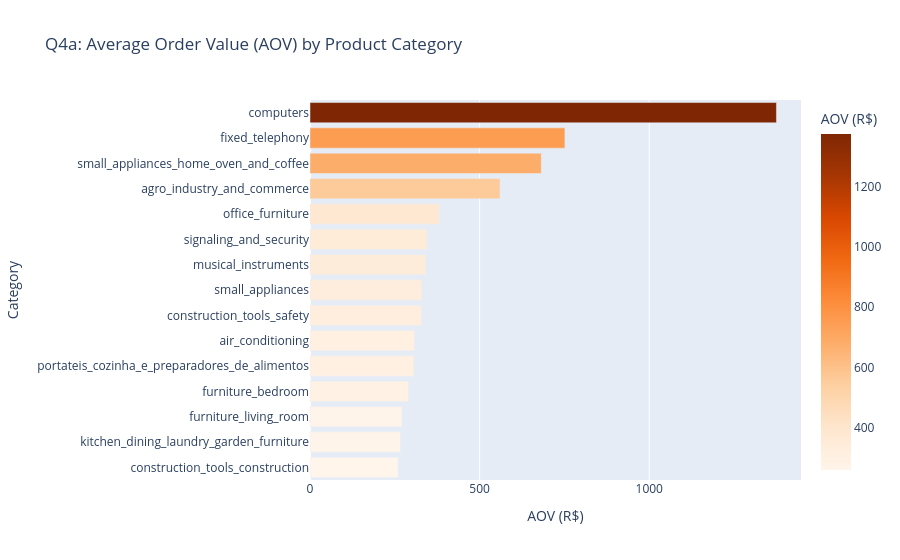
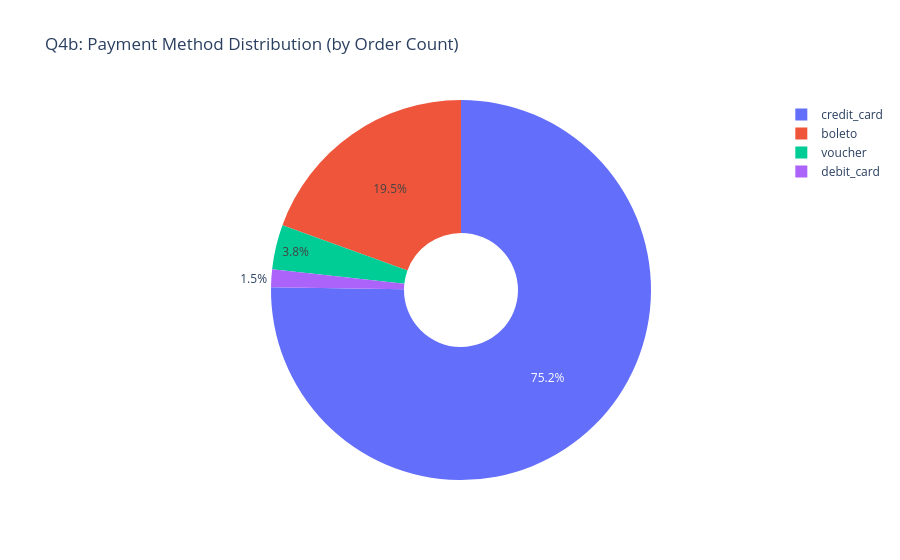

The notebook cell these images were saved under, in order:
### Code cell
# =============================================================================
# 10. AVERAGE ORDER VALUE (AOV) BY CATEGORY & PAYMENT METHOD
# =============================================================================s
# --- AOV by Category ---
aov_category = category_orders.copy()
aov_category['aov'] = aov_category['total_revenue'] / aov_category['total_orders']
aov_category = aov_category.sort_values('aov', ascending=False)

print("Q4a: Top 15 Categories by AOV:")
display(aov_category.head(15))

fig = px.bar(
    aov_category.head(15).sort_values('aov'),
    x='aov', y='product_category_name', orientation='h',
    title='Q4a: Average Order Value (AOV) by Product Category',
    labels={'aov': 'AOV (R$)', 'product_category_name': 'Category'},
    color='aov', color_continuous_scale='oranges'
)
fig.show()

# --- AOV by Payment Method ---
# payment_type lives in stg_order_payments
df_stg_payments = load_table('stg_order_payments')[['order_id', 'payment_type', 'payment_value']]
df_stg_payments['payment_value'] = df_stg_payments['payment_value'].astype(float)

aov_payment = (
    df_stg_payments
    .groupby('payment_type')
    .agg(
        total_revenue=('payment_value', 'sum'),
        total_orders=('order_id', 'nunique')
    )
    .reset_index()
)
aov_payment['aov'] = aov_payment['total_revenue'] / aov_payment['total_orders']
print("\nQ4b: AOV by Payment Method:")
display(aov_payment)

fig2 = px.pie(
    aov_payment, names='payment_type', values='total_orders',
    title='Q4b: Payment Method Distribution (by Order Count)',
    hole=0.3
)
fig2.show()

print("""
INSIGHT: Computers have highest AOV despite lower order volume.
Credit card dominates at ~74% of payments, followed by boleto at ~19%.
""")

### Figure 1 — Plotly figure (JSON) as saved in the notebook; plotly's stock layout.template omitted (floating-point values rounded to 4 significant figures)
{"data": [{"hovertemplate": "AOV (R$)=%{marker.color}<br>Category=%{y}<extra></extra>", "legendgroup": "", "marker": {"color": [259.5, 266.8, 271.4, 290.5, 306.1, 307.9, 328.5, 330.1, 341.5, 345.1, 380.9, 560.1, 681.7, 751.4, 1375.0], "coloraxis": "coloraxis", "pattern": {"shape": ""}}, "name": "", "orientation": "h", "showlegend": false, "textposition": "auto", "type": "bar", "x": [259.5, 266.8, 271.4, 290.5, 306.1, 307.9, 328.5, 330.1, 341.5, 345.1, 380.9, 560.1, 681.7, 751.4, 1375.0], "xaxis": "x", "y": ["construction_tools_construction", "kitchen_dining_laundry_garden_furniture", "furniture_living_room", "furniture_bedroom", "portateis_cozinha_e_preparadores_de_alimentos", "air_conditioning", "construction_tools_safety", "small_appliances", "musical_instruments", "signaling_and_security", "office_furniture", "agro_industry_and_commerce", "small_appliances_home_oven_and_coffee", "fixed_telephony", "computers"], "yaxis": "y"}], "layout": {"barmode": "relative", "coloraxis": {"colorbar": {"title": {"text": "AOV (R$)"}}, "colorscale": [[0, "rgb(255,245,235)"], [0.125, "rgb(254,230,206)"], [0.25, "rgb(253,208,162)"], [0.375, "rgb(253,174,107)"], [0.5, "rgb(253,141,60)"], [0.625, "rgb(241,105,19)"], [0.75, "rgb(217,72,1)"], [0.875, "rgb(166,54,3)"], [1, "rgb(127,39,4)"]]}, "legend": {"tracegroupgap": 0}, "title": {"text": "Q4a: Average Order Value (AOV) by Product Category"}, "xaxis": {"anchor": "y", "domain": [0, 1], "title": {"text": "AOV (R$)"}}, "yaxis": {"anchor": "x", "domain": [0, 1], "title": {"text": "Category"}}}}

### Figure 2 — Plotly figure (JSON) as saved in the notebook; plotly's stock layout.template omitted (floating-point values rounded to 4 significant figures)
{"data": [{"domain": {"x": [0, 1], "y": [0, 1]}, "hole": 0.3, "hovertemplate": "payment_type=%{label}<br>total_orders=%{value}<extra></extra>", "labels": ["boleto", "credit_card", "debit_card", "voucher"], "legendgroup": "", "name": "", "showlegend": true, "type": "pie", "values": [19784, 76505, 1528, 3866]}], "layout": {"legend": {"tracegroupgap": 0}, "title": {"text": "Q4b: Payment Method Distribution (by Order Count)"}}}
